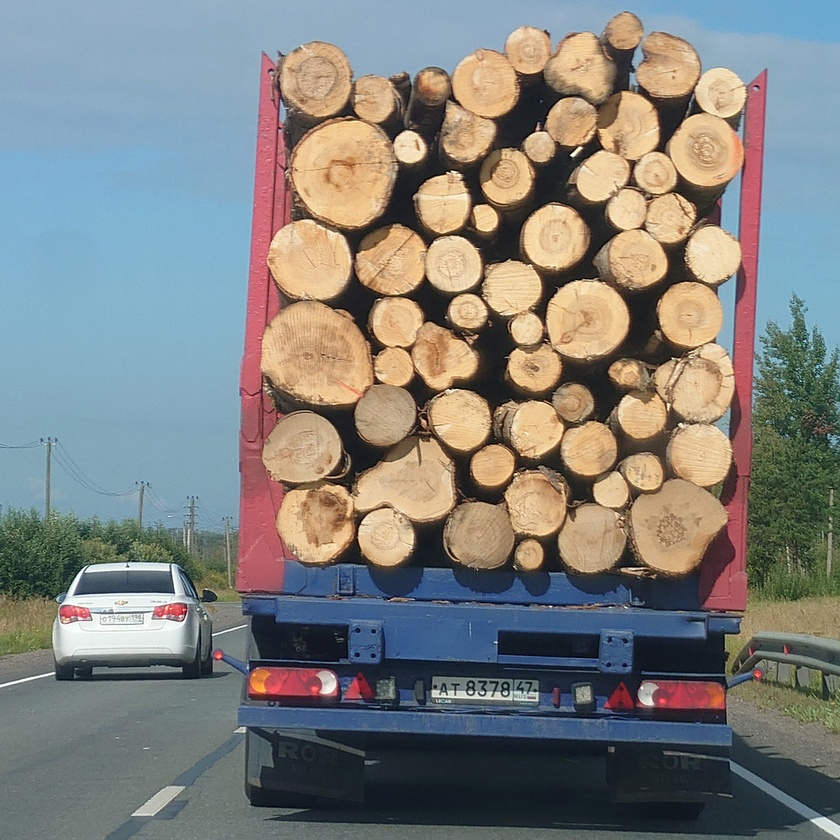
#> input picture hw3-circle-detection/data/logs-1.jpg, 840 x 840 px, shrunk from 1134 x 1134 before the run; its folder holds only this picture in this run
$ jupyter execute circle_detection.ipynb
#> lines starting #> are read from the running program, lines starting #| are printed output that depends on the picture
[cell 1]
import cv2 as cv
import numpy as np
import matplotlib.pyplot as plt
from pathlib import Path

[cell 2]
folder = Path("data")

image_paths = []

for ext in ["*.png", "*.jpg", "*.jpeg", "*.tif", "*.tiff"]:
    image_paths.extend(folder.glob(ext))

image_paths = sorted(image_paths)

images = {}

for path in image_paths:
    img = cv.imread(str(path), cv.IMREAD_GRAYSCALE)
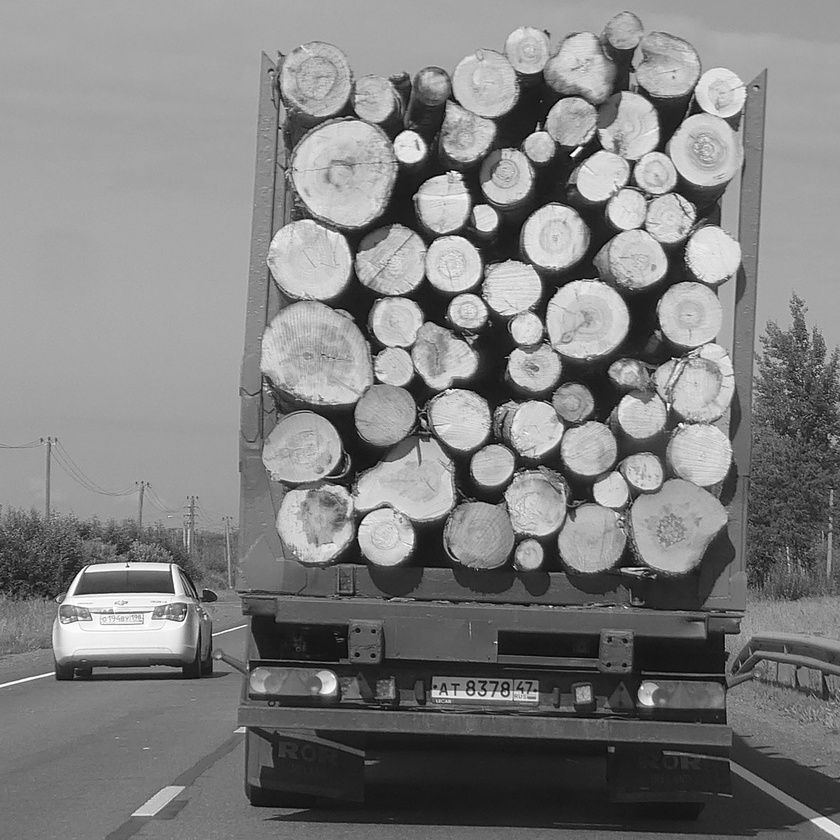
#> img: shape (840, 840); min 0, max 255, mean 127.4
    if img is not None:
        images[path.stem] = img

[cell 3]
def detect_circles(img, minDist=15, param1=120, param2=30, minRadius=5, maxRadius=40,
                   roi=None, polygon=None, ranges=None, name=None):

    h, w = img.shape[:2]

    if roi is not None:
        x1, y1, x2, y2 = roi
        x1 = max(0, x1)
        y1 = max(0, y1)
        x2 = min(w, x2)
        y2 = min(h, y2)
        cropped = img[y1:y2, x1:x2]
    else:
        x1, y1 = 0, 0
        cropped = img

    if cropped.size == 0:
        raise ValueError("ROI")


    if name == "pipes-5":
        blurred = cv.GaussianBlur(cropped, (3, 3), 0.8)
    else:
        blurred = cv.GaussianBlur(cropped, (7, 7), 1.5)

    if ranges is None:
        ranges = [{
            "minDist": minDist,
            "param1": param1,
            "param2": param2,
            "minRadius": minRadius,
            "maxRadius": maxRadius
        }]

    all_circles = []

    for p in ranges:
        circles = cv.HoughCircles(
            blurred,
            cv.HOUGH_GRADIENT,
            dp=1,
            minDist=p["minDist"],
            param1=p["param1"],
            param2=p["param2"],
            minRadius=p["minRadius"],
            maxRadius=p["maxRadius"]
        )

        if circles is not None:
            for x, y, r in circles[0]:
                all_circles.append((float(x + x1), float(y + y1), float(r)))

    if polygon is not None:
        poly = np.array(polygon, dtype=np.int32)
        all_circles = [
            (x, y, r)
            for x, y, r in all_circles
            if cv.pointPolygonTest(poly, (float(x), float(y)), False) >= 0
        ]

    filtered = []

    for x, y, r in sorted(all_circles, key=lambda c: -c[2]):
        duplicate = False
        for fx, fy, fr in filtered:
            distance = np.hypot(x - fx, y - fy)
            if (
                (
                    name in ["pipes-5", "pipes-6"]
                    and distance < 0.5 * max(r, fr)
                    and abs(r - fr) < 0.3 * max(r, fr)
                )
                or
                (
                    name not in ["pipes-5", "pipes-6"]
                    and distance < 0.3 * min(r, fr)
                    and abs(r - fr) < 0.2 * max(r, fr)
                )
            ):
                duplicate = True
                break

        if not duplicate:
            filtered.append((x, y, r))

    result = cv.cvtColor(img, cv.COLOR_GRAY2RGB)

    for x, y, r in filtered:
        cv.circle(result, (round(x), round(y)), round(r), (0, 255, 0), 2)

    return result, len(filtered)

[cell 4]
params = {
    "logs-1": {
        "minDist": 28,
        "param1": 120,
        "param2": 27,
        "minRadius": 9,
        "maxRadius": 60
    },

    "logs-2": {
        "minDist": 27,
        "param1": 120,
        "param2": 27,
        "minRadius": 10,
        "maxRadius": 60
    },

    "logs-3": {
        "ranges": [
            {
                "minDist": 14,
                "param1": 100,
                "param2": 15,
                "minRadius": 10,
                "maxRadius": 23
            },
            {
                "minDist": 10,
                "param1": 100,
                "param2": 23,
                "minRadius": 5,
                "maxRadius": 9
            }
        ]
    },

    "logs-4": {
        "ranges": [
            {
                "minDist": 14,
                "param1": 100,
                "param2": 14,
                "minRadius": 6,
                "maxRadius": 13
            },

            {
                "minDist": 18,
                "param1": 100,
                "param2": 18,
                "minRadius": 14,
                "maxRadius": 24
            },

            {
                "minDist": 28,
                "param1": 100,
                "param2": 22,
                "minRadius": 25,
                "maxRadius": 35
            }
        ]

    },

    "pipes-4": {
        "minDist": 15,
        "param1": 100,
        "param2": 22,
        "minRadius": 8,
        "maxRadius": 18
    },

    "pipes-5": {
         "ranges": [
            {
                "minDist": 6,
                "param1": 120,
                "param2": 14,
                "minRadius": 3,
                "maxRadius": 11
            },

            {
                "minDist": 20,
                "param1": 120,
                "param2": 25,
                "minRadius": 12,
                "maxRadius": 30
            },

            {
                "minDist": 85,
                "param1": 140,
                "param2": 45,
                "minRadius": 40,
                "maxRadius": 85
            }
        ]
    },

    "pipes-6": {
        "ranges": [
            {
                "minDist": 15,
                "param1": 120,
                "param2": 26,
                "minRadius": 7,
                "maxRadius": 25
            },

            {
                "minDist": 35,
                "param1": 120,
                "param2": 31,
                "minRadius": 26,
                "maxRadius": 50
            },

            {
                "minDist": 70,
                "param1": 120,
                "param2": 48,
                "minRadius": 51,
                "maxRadius": 75
            }
        ]
    }
}

[cell 5]
results = {}

for name, img in images.items():

    h, w = img.shape[:2]
    settings = params.get(name, {}).copy()

    if name == "logs-1":
        settings["roi"] = (
            int(w * 0.23),
            int(h * 0.01),
            int(w * 0.90),
            int(h * 0.72)
        )

    elif name == "logs-2":
        settings["roi"] = (
            int(w * 0.23),
            int(h * 0.001),
            int(w * 0.77),
            int(h * 0.72)
        )

    elif name == "logs-3":
        settings["roi"] = (
            int(w * 0.17),
            int(h * 0.42),
            int(w * 0.36),
            int(h * 0.64)
        )

    elif name == "logs-4":
        settings["polygon"] = [
            (0, 0),
            (int(w * 0.15), 0),
            (int(w * 0.33), int(h * 0.30)),
            (int(w * 0.53), int(h * 0.54)),
            (int(w * 0.78), int(h * 0.76)),
            (w - 1, int(h * 0.82)),
            (w - 1, h - 1),
            (0, h - 1)
        ]

    result, count = detect_circles(img, name=name, **settings)

    results[name] = count

    plt.figure(figsize=(8, 8))
    plt.imshow(result)
    plt.title(f"{name}: {count} circles")
    plt.axis("off")
    plt.show()
#> this loop made 1 pass
#> (name, x1 in detect_circles, y1 in detect_circles, x2 in detect_circles, y2 in detect_circles, count) on pass 1: ('logs-1', 193, 8, 756, 604, 53)
#> pass 1, in detect_circles, `cropped = img[y1:y2, x1:x2]`:
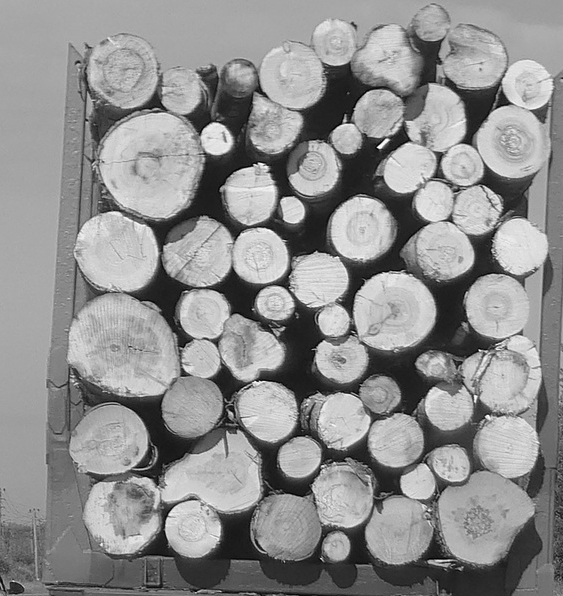
#> cropped: shape (596, 563); min 0, max 255, mean 142.6
#> pass 1, in detect_circles, `blurred = cv.GaussianBlur(cropped, (7, 7), 1.5)`:
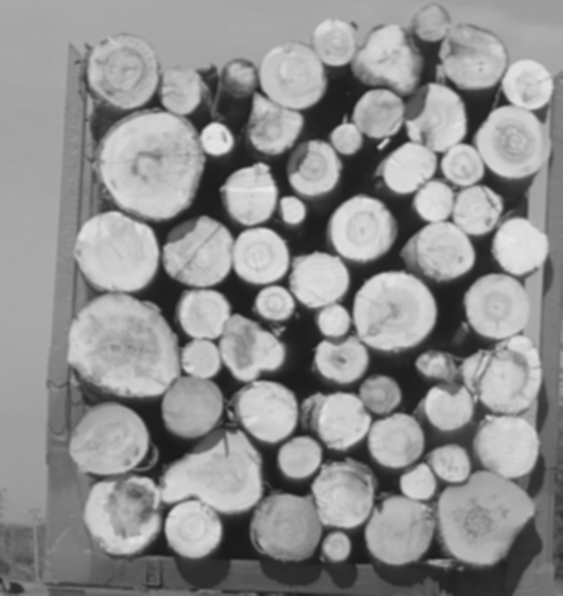
#> blurred: shape (596, 563); min 25, max 236, mean 142.6
#> pass 1, `result, count = detect_circles(img, name=name, **settings)`:
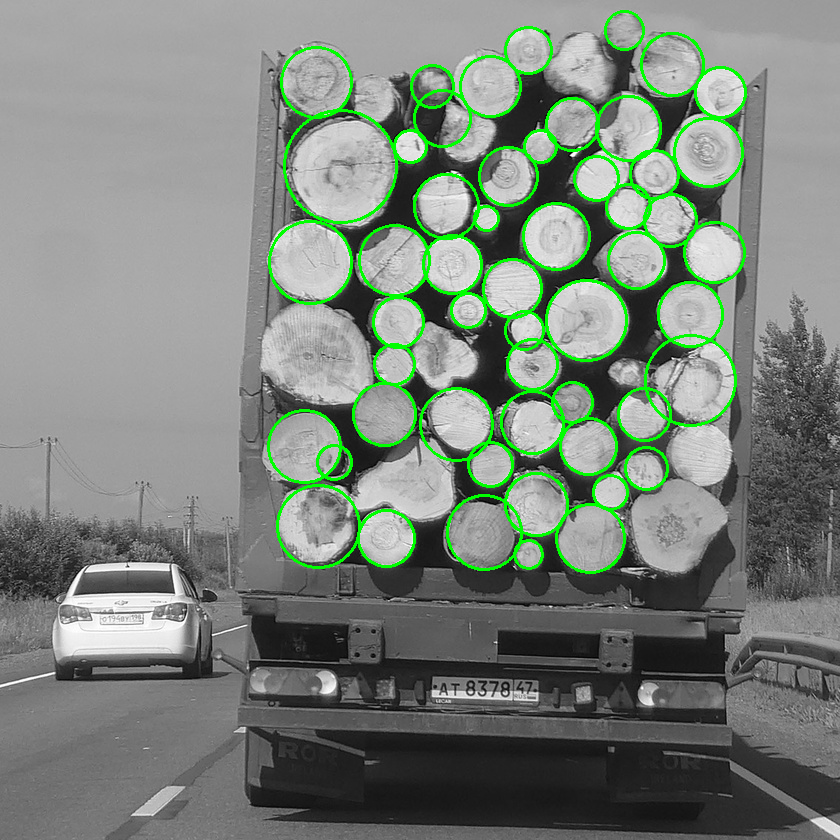
#> result: shape (840, 840, 3); mean B, G, R 122.5, 132.2, 122.5
#> after the loop, results = {'logs-1': 53}
